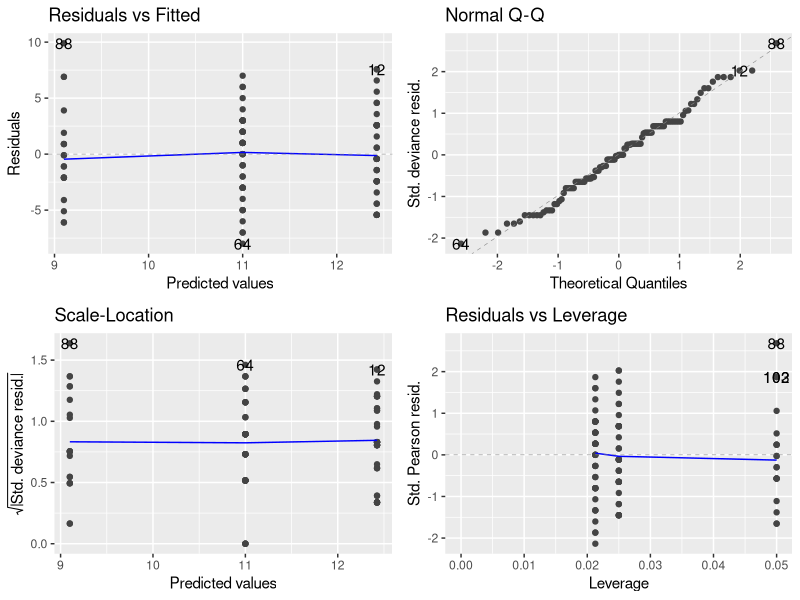
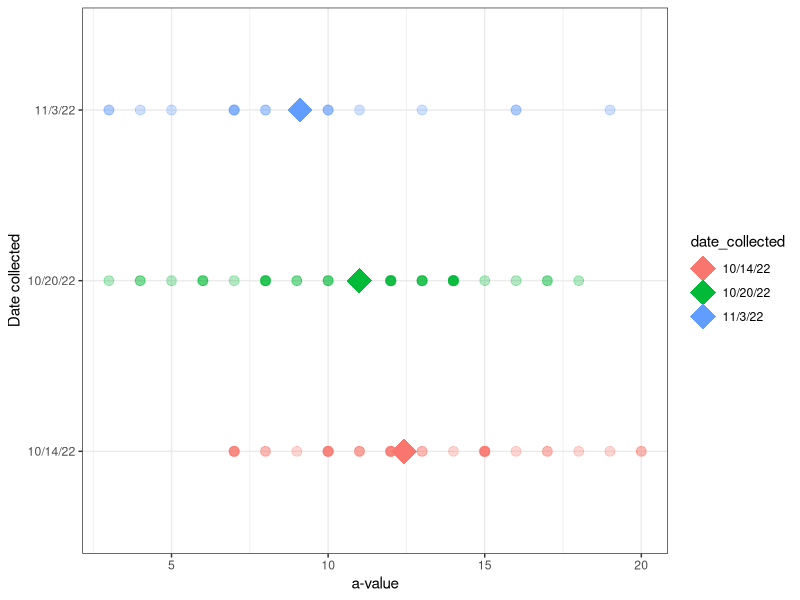

The R script that drew these images, in order:
## ---- chunk 1
rm(list=ls())
library(here)
library(tidyverse)
library(ggfortify)
## ---- chunk 2
DF <- read.csv(here("Data", "cap_color_data_final.csv"), stringsAsFactors = TRUE)
str(DF)
## ---- chunk 3
dates <- DF[, c("L", "a", "b", "before_after", "date_collected")] %>%
  filter(DF$date_collected == "10/14/22" | DF$date_collected == "10/20/22" | DF$date_collected == "11/3/22") %>%
  subset(before_after != "after")
## ---- chunk 4
rownames(dates) = seq(length=nrow(dates))
dates[42,2] = 4
## ---- chunk 5
model_a_before <- glm(a ~ date_collected, data = dates, family = gaussian)
autoplot(model_a_before, smooth.color = NA)
## ---- chunk 6
anova(model_a_before, test = "Chisq")
## ---- chunk 7
summary(model_a_before)
## ---- chunk 8
ggplot(dates, aes(x = date_collected, y = a, color = date_collected)) +
  geom_point(size = 3, alpha = 0.3) +
  stat_summary(
    geom_point = "point",
    fun.y = "mean",
    shape = "diamond",
    size = 2
  ) +
  theme_bw() +
  xlab("Date collected") +
  ylab("a-value") +
  coord_flip()
## ---- chunk 9
modela_before_tukey <- aov(a ~ date_collected, data = dates)
TukeyHSD(modela_before_tukey, conf.level=.95) 
